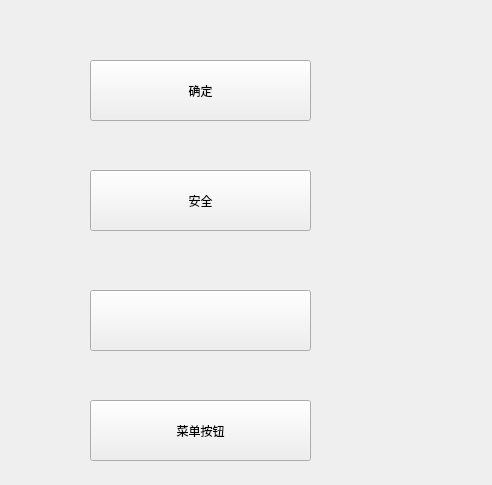
<?xml version="1.0" encoding="UTF-8"?>
<ui version="4.0">
 <class>Widget</class>
 <widget class="QWidget" name="Widget">
  <property name="geometry">
   <rect>
    <x>0</x>
    <y>0</y>
    <width>492</width>
    <height>485</height>
   </rect>
  </property>
  <property name="windowTitle">
   <string>Widget</string>
  </property>
  <widget class="QPushButton" name="pushButton">
   <property name="geometry">
    <rect>
     <x>90</x>
     <y>60</y>
     <width>221</width>
     <height>61</height>
    </rect>
   </property>
   <property name="text">
    <string>确定</string>
   </property>
  </widget>
  <widget class="QPushButton" name="pushButton_2">
   <property name="geometry">
    <rect>
     <x>90</x>
     <y>170</y>
     <width>221</width>
     <height>61</height>
    </rect>
   </property>
   <property name="text">
    <string>安全</string>
   </property>
   <property name="icon">
    <iconset>
     <normaloff>C:/Users/huxings/Desktop/512.ico</normaloff>C:/Users/huxings/Desktop/512.ico</iconset>
   </property>
   <property name="iconSize">
    <size>
     <width>36</width>
     <height>36</height>
    </size>
   </property>
  </widget>
  <widget class="QPushButton" name="pushButton_3">
   <property name="geometry">
    <rect>
     <x>90</x>
     <y>290</y>
     <width>221</width>
     <height>61</height>
    </rect>
   </property>
   <property name="styleSheet">
    <string notr="true">background-image: url(:/normal.png);
border-image: url(:/normal.png);</string>
   </property>
   <property name="text">
    <string/>
   </property>
  </widget>
  <widget class="QPushButton" name="menuBtn">
   <property name="geometry">
    <rect>
     <x>90</x>
     <y>400</y>
     <width>221</width>
     <height>61</height>
    </rect>
   </property>
   <property name="text">
    <string>菜单按钮</string>
   </property>
  </widget>
 </widget>
 <layoutdefault spacing="6" margin="11"/>
 <resources/>
 <connections/>
</ui>
